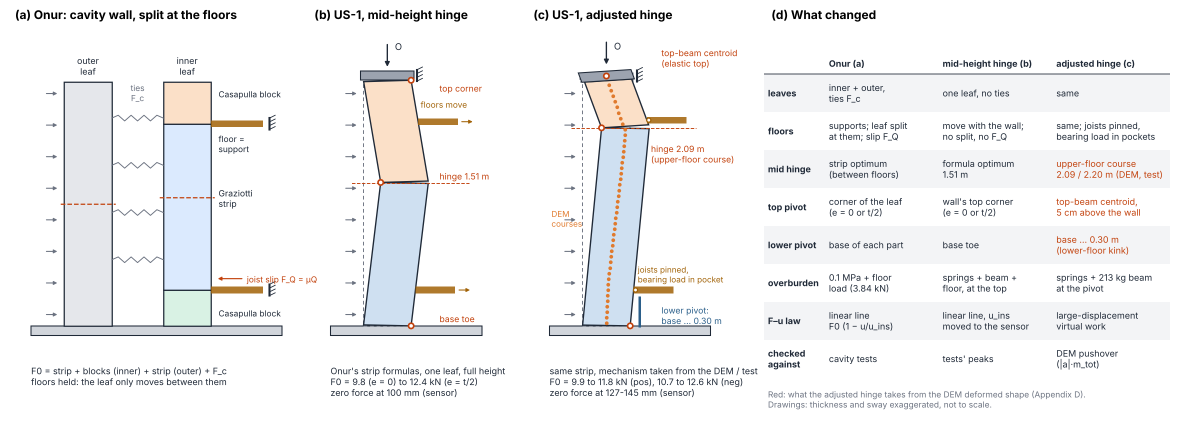
#> input picture mechanical_model_US1/fig_mech_model_evolution.png, 2355 x 872 px (shown at 1/2 size)
$ python fig_mech_model_and_pushover.py
#> lines starting #> are read from the running program, lines starting #| are printed output that depends on the picture; pictures that were not available may be replaced by others from this repository, and a replacement may not be noted
"""One figure for MECHANICAL_MODEL_US1.md: the model illustration (fig_mech_model_evolution.png, panels a-d) on top and
the pushover comparison (fig_dem_vs_mech.py in --combined mode, panels e-f) below, at the same width.
Run from mechanical_model_US1/."""
import os, sys, subprocess
from PIL import Image
HERE = os.path.dirname(os.path.abspath(__file__))
py = sys.executable
subprocess.run([py, os.path.join(HERE, "fig_mech_model_evolution.py")], check=True, cwd=HERE)
#> (this line was passed over: subprocess is not available in this run)
top = Image.open(os.path.join(HERE, "fig_mech_model_evolution.png")).convert("RGB")
dpi = top.width / 13.5                                     # fig_dem_vs_mech is 13.5 in wide
#> dpi = 174.4
subprocess.run([py, os.path.join(HERE, "fig_dem_vs_mech.py"), "--combined"], check=True, cwd=HERE,
               env=dict(os.environ, PO_DPI=str(dpi)), stdout=subprocess.DEVNULL)
#> (this line was passed over: subprocess is not available in this run)
bot = Image.open(os.path.join(HERE, "_pushover_panel.png")).convert("RGB")
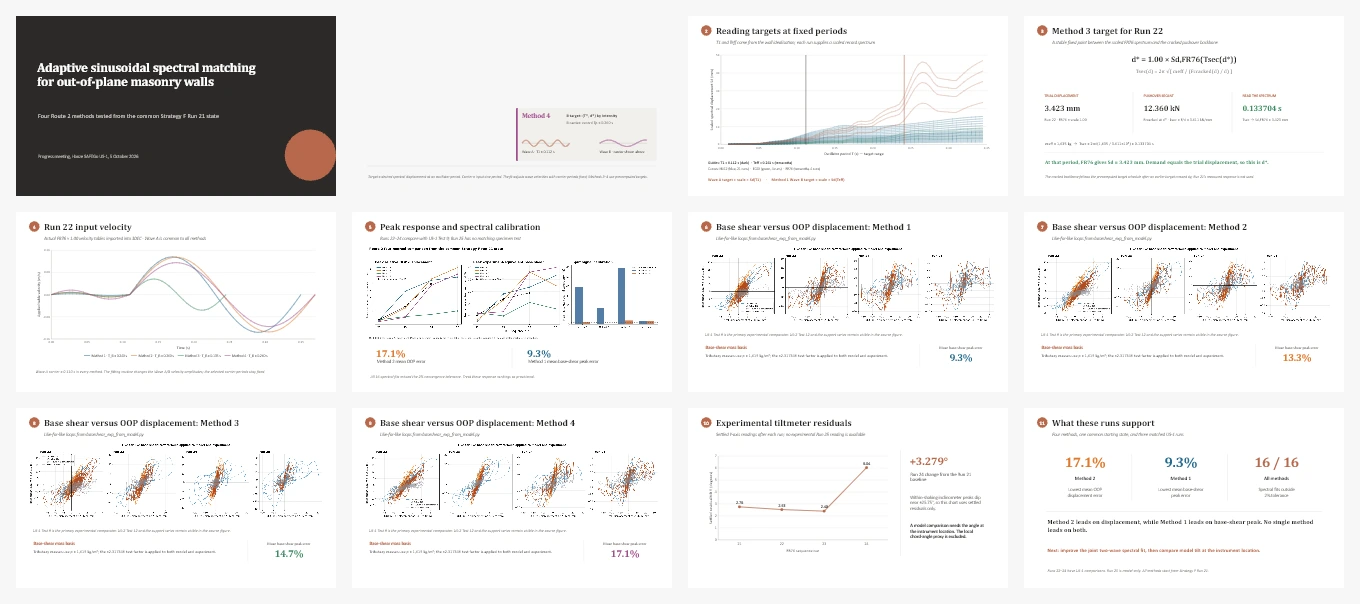
#> input picture .presentation_build_target_inputs/montage.webp, 1360 x 604 px, given in place of _pushover_panel.png, which was not available
#> bot is the input picture: PIL image 1360x604 RGB; mean R, G, B 234.4, 233.8, 233.3
if bot.width != top.width:
    bot = bot.resize((top.width, round(bot.height * top.width / bot.width)), Image.LANCZOS)
#> bot: PIL image 2355x1046 RGB
gap = 40
out = Image.new("RGB", (top.width, top.height + gap + bot.height), "white")
#> out: PIL image 2355x1958 RGB; every value is 255
out.paste(top, (0, 0)); out.paste(bot, (0, top.height + gap))
#> after `out.paste(top, (0, 0))`:
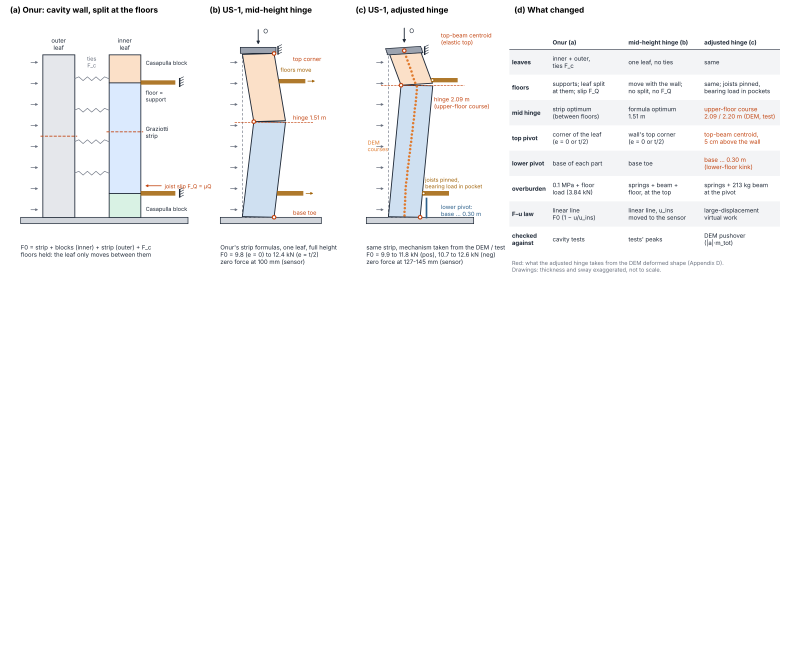
#> out: PIL image 2355x1958 RGB (shown at 1/3 size); mean R, G, B 249.3, 249.3, 249.5
#> after `out.paste(bot, (0, top.height + gap))`:
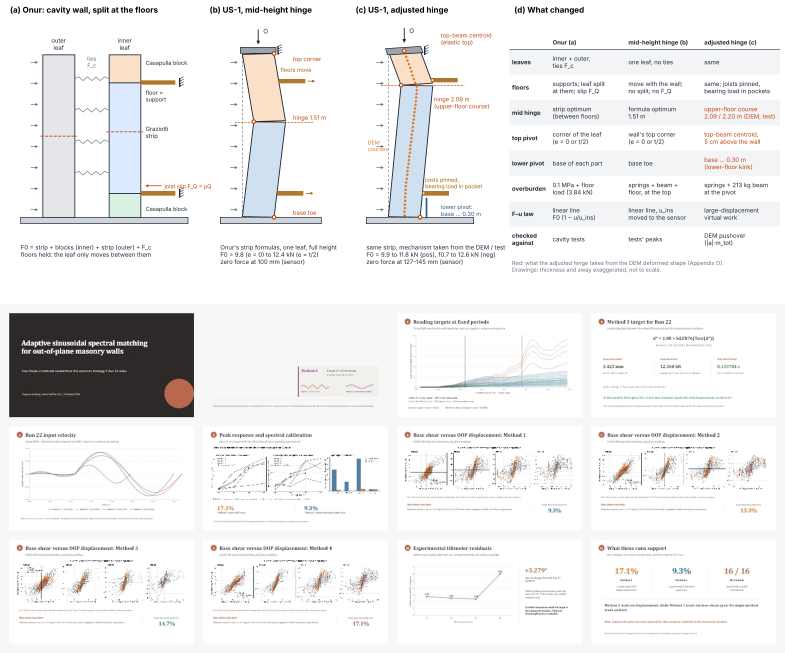
#> out: PIL image 2355x1958 RGB (shown at 1/3 size); mean R, G, B 238.1, 237.8, 237.8
out.save(os.path.join(HERE, "fig_mech_model_and_pushover.png"))
os.remove(os.path.join(HERE, "_pushover_panel.png"))
print("-> fig_mech_model_and_pushover.png", out.size)
#| -> fig_mech_model_and_pushover.png (2355, 1958)
